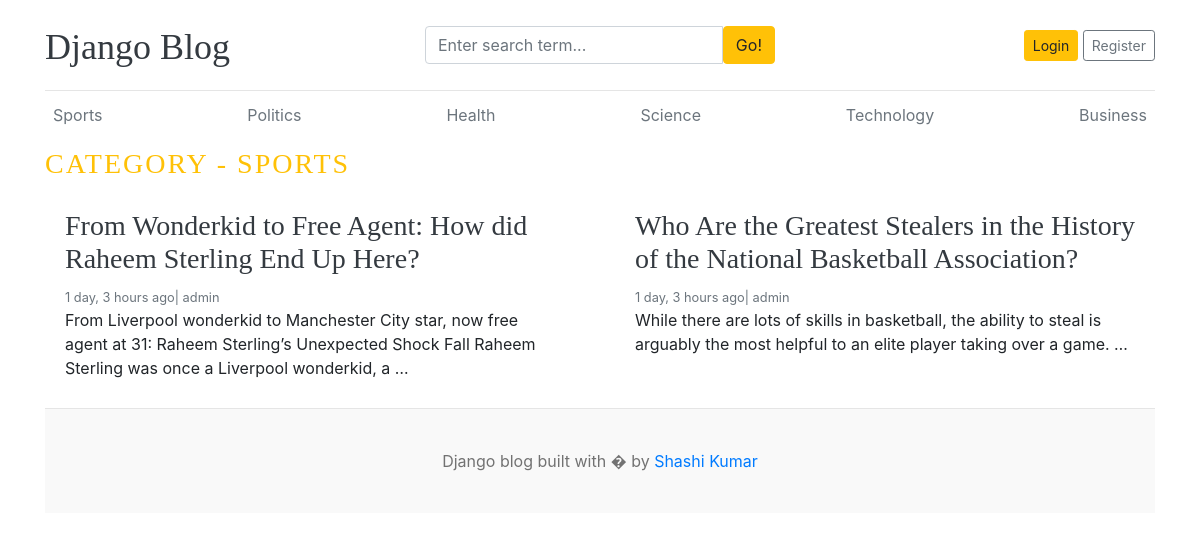
Page /category/1/ on the committed database.
### blogs/models.py (models this page shows, shortened)
class Category(models.Model):
    category_name = models.CharField(max_length=50,unique=True)
    created_at = models.DateTimeField(auto_now_add=True)
    updated_at = models.DateTimeField(auto_now=True)
    class Meta:
        verbose_name_plural = 'Categories'

class Blog(models.Model):
    title = models.CharField(max_length=100)
    slug = models.SlugField(max_length=150,unique=True,blank=True)
    category = models.ForeignKey(Category, on_delete=models.CASCADE)
    author = models.ForeignKey(User,on_delete=models.CASCADE)
    featured_image = models.ImageField(upload_to='uploads/%Y/%m/%d')
    short_description = models.TextField(max_length=500)
    blog_body = models.TextField(max_length=2000)
    status = models.CharField(max_length=20,choices=STATUS_CHOICES,default="Draft")
    is_featured = models.BooleanField(default=False)
    created_at = models.DateTimeField(auto_now_add=True)
    updated_at = models.DateTimeField(auto_now=True)

### blogs/views.py (the view)
# urls.py: path('<int:category_id>/',views.posts_by_category,name='posts_by_category'),
def posts_by_category(request,category_id):
    posts = Blog.objects.filter(status='Published',category_id=category_id)
    try:
        category = Category.objects.get(pk=category_id)
    except:
        return redirect('home')
    context ={
        'posts':posts,
        'category':category,
    }
    return render(request,'posts_by_category.html',context)

### blogs/context_processors.py (called while the page is built)
def get_categories(request):
    categories = Category.objects.all()
    return dict(categories=categories)

def get_social_links(request):
    social_links = SocialLink.objects.all()
    return dict(social_links=social_links)

### templates/posts_by_category.html
{% extends 'base.html' %}
{% block content %}
 <h3 class=" text-uppercase text-warning" style="letter-spacing: 2px;">Category - {{ category.category_name }}</h3>
  <div class="row mb-2">
    {% if posts %}
    {% for post in posts %}
    <div class="col-md-6">
      <div class="card border-0" >
        <div class="card-body">
          <h3><a href="{% url 'blogs' post.slug %}" class="text-dark">{{ post.title }}</a></h3>
          <small class="mb-1 text-muted">{{ post.created_at | timesince }} ago| {{ post.author }}</small>
          <p class="card-text">{{ post.short_description |truncatewords:25 }}</p>
        </div>
      </div>
    </div>
    {% endfor %}
    {% else %}
    <p>No Posts Found.</p>
    {% endif %}
  </div>
{% endblock %}

### templates/base.html (shortened to what this page needs)
{% load static %}
<!DOCTYPE html>
<html lang="en">
<head>
    <link href="https://getbootstrap.com/docs/4.0/dist/css/bootstrap.min.css" rel="stylesheet">
    <link href="{% static 'css/blog.css' %}" rel="stylesheet">
    <link rel="stylesheet" href="https://cdnjs.cloudflare.com/ajax/libs/font-awesome/4.7.0/css/font-awesome.min.css">
  </head>
<body>
    <div class="container">
      <header class="blog-header py-3">
        <div class="row flex-nowrap justify-content-between align-items-center">
          <div class="col-4 pt-1">
            <a class="blog-header-logo text-dark" href="/">Django Blog</a>
          </div>
          <div class="col-4">
            <form action="{% url 'search' %}" method="GET">
                <div class="input-group">
                    <input class="form-control" type="text" name="keyword" value="{{ keyword }}"placeholder="Enter search term..." aria-label="Enter search term..." aria-describedby="button-search" />
                    <button type="submit" class="btn btn-warning" id="button-search" type="button">Go!</button>
                </div>
            </form>
          </div>
          <div class="col-4 d-flex justify-content-end align-items-center">
            {% if not user.is_authenticated %}
            <a class="btn btn-sm btn-warning" href="{% url 'login' %}">Login</a> &nbsp;
            <a class="btn btn-sm btn-outline-secondary" href="{% url 'register' %}">Register</a>
            {% else %}
            <a href="{% url 'dashboard' %}">Dashboard</a>
            &emsp;
            <span><a href="{% url 'logout' %}">Logout</a></span>
            {% endif %}
          </div>
        </div>
      </header>
      <div class="nav-scroller py-1 mb-2">
        <nav class="nav d-flex justify-content-between">
          {% for cat in categories %}
          <a class="p-2 text-muted" href="{% url 'posts_by_category' cat.id %}">{{ cat.category_name }}</a>
          {% endfor %}
        </nav>
      </div>
 {% block content %}
 {% endblock %}
<footer class="blog-footer">
    <p>Django blog built with � by <a href="#">Shashi Kumar</a></p>
  </footer>
  </body>
  </html>

### blog_main/static/css/blog.css (style rules this page uses)
.blog-header { border-bottom: 1px solid #e5e5e5; }
.blog-header-logo { font-family: "Playfair Display", Georgia, "Times New Roman", serif; font-size: 2.25rem; }
h1, h2, h3, h4, h5, h6 { font-family: "Playfair Display", Georgia, "Times New Roman", serif; }
.blog-footer { padding: 2.5rem 0; color: #727272; text-align: center; background-color: #f9f9f9; border-top: .05rem solid #e5e5e5; }
.blog-footer p:last-child { margin-bottom: 0; }

### rows in the picture
Category: category_name "Sports", category_name "SPORTS"
Category: category_name "Politics"
Category: category_name "Health"
Category: category_name "Science"
Category: category_name "Technology"
Category: category_name "Business"
Blog: title "From Wonderkid to Free Agent: How did Raheem Sterling End Up Here?", created_at "1 day, 3 hours", author "admin", short_description "From Liverpool wonderkid to Manchester City star, now free agent at 31: Raheem Sterling’s Unexpected Shock Fall Raheem Sterling was once a Liverpool wonderkid, a …"
Blog: title "Who Are the Greatest Stealers in the History of the National Basketball Association?", created_at "1 day, 3 hours", author "admin", short_description "While there are lots of skills in basketball, the ability to steal is arguably the most helpful to an elite player taking over a game. …"
